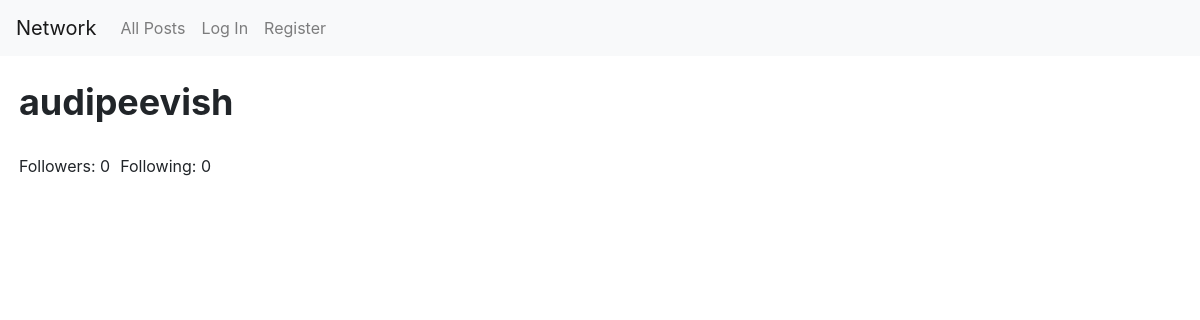
Before: /user/audipeevish with the older database file.
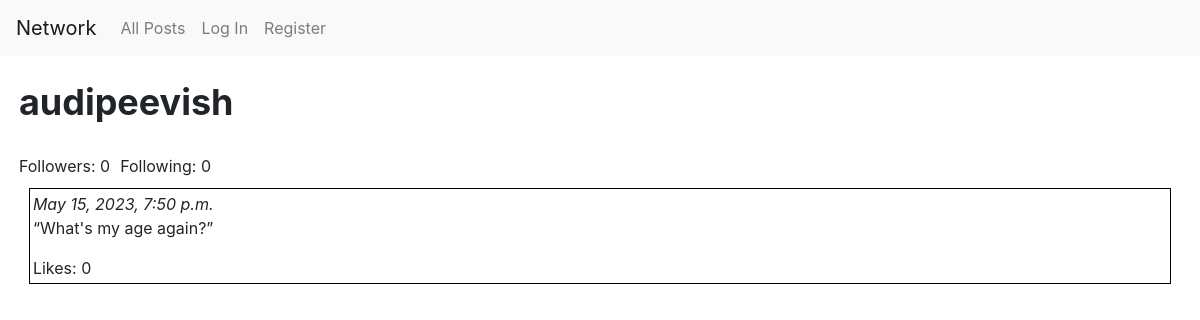
After: the same page with the newer database file.
### network/models.py (models this page shows, shortened)
class User(AbstractUser):
    pass

class Posts(models.Model):
    poster = models.ForeignKey(User, on_delete=models.CASCADE, related_name="posts")
    content = models.TextField(max_length=256)
    time = models.DateTimeField(default=datetime.now())

### network/views.py (the view)
# urls.py: path("user/<str:username>", views.userpage, name="userpage"),
def userpage(request, username):
    user = User.objects.get(username=username)
    allposts = list(Posts.objects.filter(poster=user).values())
    for post in allposts:
        post['likecount']=len(Like.objects.filter(post_id=post['id']))
        liked=[1]
        if len(liked) == 0:
            post['liked'] = False
        else:
            post['liked'] = True
    allposts.reverse()
    follower = len(user.followers.all())
    following = len(user.following.all())
    try:
        Follower.objects.get(follower=User.objects.get(username=request.user.username), following=User.objects.get(username=username))
        follow_status = True
    except:
        follow_status = False
    return render(request, "network/userpage.html", {
        "username":username,
        "posts":allposts,
        "followers":follower,
        "following": following,
        "follow_status":follow_status
    })

### network/templates/network/userpage.html (shortened to what this page needs)
{% extends "network/layout.html" %}
{% load static %}
{% block body %}
    <div id="UserBody">
        <div id="username">
            {{username}}
        </div>
        <div id="belowFollowButton">
            <div>Followers: {{followers}}</div> <div>Following: {{following}}</div>
        </div>
        <div>
            {% for post in posts %}
            <div class="post">
                <i>{{post.time}}</i>
                <p>{{post.content}} </p>
                Likes: {{post.likecount}}
            </div>
            {% endfor %}
        </div>
    </div>
{% endblock %}

### network/templates/network/layout.html (shortened to what this page needs)
{% load static %}
<!DOCTYPE html>
<html lang="en">
    <head>
        <link rel="stylesheet" href="https://stackpath.bootstrapcdn.com/bootstrap/4.4.1/css/bootstrap.min.css">
        <link href="{% static 'network/styles.css' %}" rel="stylesheet">
    </head>
    <body>
        <nav class="navbar navbar-expand-lg navbar-light bg-light">
            <a class="navbar-brand" href="#">Network</a>
            <div>
              <ul class="navbar-nav mr-auto">
                <li class="nav-item">
                  <a class="nav-link" href="{% url 'index' %}">All Posts</a>
                </li>
                {% if user.is_authenticated %}
                    <li class="nav-item">
                        <form id="followingButton">
                            {% csrf_token %}
                            <input class="nav-link" id="following" type="submit" value="Following">
                        </form>
                    </li>
                    <li class="nav-item">
                        <a class="nav-link" href="{% url 'logout' %}">Log Out</a>
                    </li>
                {% else %}
                    <li class="nav-item">
                        <a class="nav-link" href="{% url 'login' %}">Log In</a>
                    </li>
                    <li class="nav-item">
                        <a class="nav-link" href="{% url 'register' %}">Register</a>
                    </li>
                {% endif %}
              </ul>
            </div>
          </nav>
        <div class="body">
            {% block body %}
            {% endblock %}
        </div>
    </body>
</html>

### network/static/network/styles.css (style rules this page uses)
.post { border:1px solid black; margin:10px; padding:3px; }
#username { font-size:36px; font-weight:bold; padding-bottom:15px; animation-name: enterFromRight; animation-duration:2s; }
.navbar { animation-name: enterFromBottom; animation-duration: 3s; }
#UserBody { padding:.5cm; }
#belowFollowButton { display: flex; flex:wrap; }
#belowFollowButton > div { padding-right:10px; padding-top:10px; }

Changed rows visible on the page:
added Posts: time "May 15, 2023, 7:50 p.m.", content "“What's my age again?”", likecount "0"
